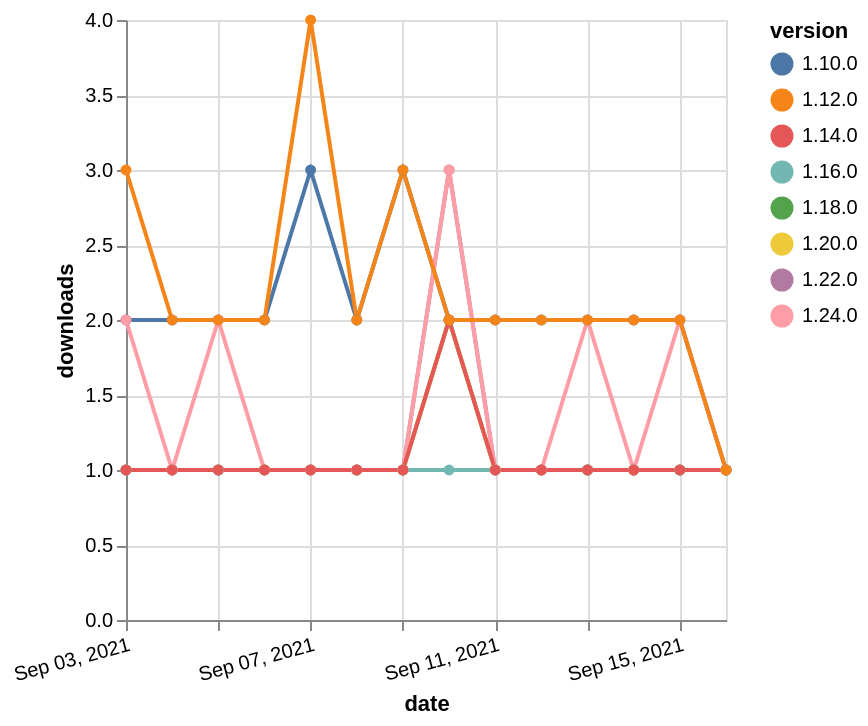

Specify this chart in Vega-Lite:
### Vega-Lite specification from a JSON file in a GitHub repository (floating-point values rounded to 4 significant figures)
{"$schema": "https://vega.github.io/schema/vega-lite/v5.json", "description": "A simple bar chart with embedded data.", "data": {"values": [{"date": "2021-09-03", "total": 179, "delta": 1, "version": "1.18.0"}, {"date": "2021-09-04", "total": 180, "delta": 1, "version": "1.18.0"}, {"date": "2021-09-05", "total": 181, "delta": 1, "version": "1.18.0"}, {"date": "2021-09-06", "total": 182, "delta": 1, "version": "1.18.0"}, {"date": "2021-09-07", "total": 183, "delta": 1, "version": "1.18.0"}, {"date": "2021-09-08", "total": 184, "delta": 1, "version": "1.18.0"}, {"date": "2021-09-09", "total": 185, "delta": 1, "version": "1.18.0"}, {"date": "2021-09-10", "total": 187, "delta": 2, "version": "1.18.0"}, {"date": "2021-09-11", "total": 188, "delta": 1, "version": "1.18.0"}, {"date": "2021-09-12", "total": 189, "delta": 1, "version": "1.18.0"}, {"date": "2021-09-13", "total": 190, "delta": 1, "version": "1.18.0"}, {"date": "2021-09-14", "total": 191, "delta": 1, "version": "1.18.0"}, {"date": "2021-09-15", "total": 192, "delta": 1, "version": "1.18.0"}, {"date": "2021-09-16", "total": 193, "delta": 1, "version": "1.18.0"}, {"date": "2021-09-03", "total": 175, "delta": 1, "version": "1.22.0"}, {"date": "2021-09-04", "total": 176, "delta": 1, "version": "1.22.0"}, {"date": "2021-09-05", "total": 177, "delta": 1, "version": "1.22.0"}, {"date": "2021-09-06", "total": 178, "delta": 1, "version": "1.22.0"}, {"date": "2021-09-07", "total": 179, "delta": 1, "version": "1.22.0"}, {"date": "2021-09-08", "total": 180, "delta": 1, "version": "1.22.0"}, {"date": "2021-09-09", "total": 181, "delta": 1, "version": "1.22.0"}, {"date": "2021-09-10", "total": 184, "delta": 3, "version": "1.22.0"}, {"date": "2021-09-11", "total": 185, "delta": 1, "version": "1.22.0"}, {"date": "2021-09-12", "total": 186, "delta": 1, "version": "1.22.0"}, {"date": "2021-09-13", "total": 187, "delta": 1, "version": "1.22.0"}, {"date": "2021-09-14", "total": 188, "delta": 1, "version": "1.22.0"}, {"date": "2021-09-15", "total": 189, "delta": 1, "version": "1.22.0"}, {"date": "2021-09-16", "total": 190, "delta": 1, "version": "1.22.0"}, {"date": "2021-09-03", "total": 2290, "delta": 2, "version": "1.10.0"}, {"date": "2021-09-04", "total": 2292, "delta": 2, "version": "1.10.0"}, {"date": "2021-09-05", "total": 2294, "delta": 2, "version": "1.10.0"}, {"date": "2021-09-06", "total": 2296, "delta": 2, "version": "1.10.0"}, {"date": "2021-09-07", "total": 2299, "delta": 3, "version": "1.10.0"}, {"date": "2021-09-08", "total": 2301, "delta": 2, "version": "1.10.0"}, {"date": "2021-09-09", "total": 2304, "delta": 3, "version": "1.10.0"}, {"date": "2021-09-10", "total": 2306, "delta": 2, "version": "1.10.0"}, {"date": "2021-09-11", "total": 2308, "delta": 2, "version": "1.10.0"}, {"date": "2021-09-12", "total": 2310, "delta": 2, "version": "1.10.0"}, {"date": "2021-09-13", "total": 2312, "delta": 2, "version": "1.10.0"}, {"date": "2021-09-14", "total": 2314, "delta": 2, "version": "1.10.0"}, {"date": "2021-09-15", "total": 2316, "delta": 2, "version": "1.10.0"}, {"date": "2021-09-16", "total": 2317, "delta": 1, "version": "1.10.0"}, {"date": "2021-09-03", "total": 152, "delta": 1, "version": "1.20.0"}, {"date": "2021-09-04", "total": 153, "delta": 1, "version": "1.20.0"}, {"date": "2021-09-05", "total": 154, "delta": 1, "version": "1.20.0"}, {"date": "2021-09-06", "total": 155, "delta": 1, "version": "1.20.0"}, {"date": "2021-09-07", "total": 156, "delta": 1, "version": "1.20.0"}, {"date": "2021-09-08", "total": 157, "delta": 1, "version": "1.20.0"}, {"date": "2021-09-09", "total": 158, "delta": 1, "version": "1.20.0"}, {"date": "2021-09-10", "total": 160, "delta": 2, "version": "1.20.0"}, {"date": "2021-09-11", "total": 161, "delta": 1, "version": "1.20.0"}, {"date": "2021-09-12", "total": 162, "delta": 1, "version": "1.20.0"}, {"date": "2021-09-13", "total": 163, "delta": 1, "version": "1.20.0"}, {"date": "2021-09-14", "total": 164, "delta": 1, "version": "1.20.0"}, {"date": "2021-09-15", "total": 165, "delta": 1, "version": "1.20.0"}, {"date": "2021-09-16", "total": 166, "delta": 1, "version": "1.20.0"}, {"date": "2021-09-03", "total": 188, "delta": 1, "version": "1.16.0"}, {"date": "2021-09-04", "total": 189, "delta": 1, "version": "1.16.0"}, {"date": "2021-09-05", "total": 190, "delta": 1, "version": "1.16.0"}, {"date": "2021-09-06", "total": 191, "delta": 1, "version": "1.16.0"}, {"date": "2021-09-07", "total": 192, "delta": 1, "version": "1.16.0"}, {"date": "2021-09-08", "total": 193, "delta": 1, "version": "1.16.0"}, {"date": "2021-09-09", "total": 194, "delta": 1, "version": "1.16.0"}, {"date": "2021-09-10", "total": 195, "delta": 1, "version": "1.16.0"}, {"date": "2021-09-11", "total": 196, "delta": 1, "version": "1.16.0"}, {"date": "2021-09-12", "total": 197, "delta": 1, "version": "1.16.0"}, {"date": "2021-09-13", "total": 198, "delta": 1, "version": "1.16.0"}, {"date": "2021-09-14", "total": 199, "delta": 1, "version": "1.16.0"}, {"date": "2021-09-15", "total": 200, "delta": 1, "version": "1.16.0"}, {"date": "2021-09-16", "total": 201, "delta": 1, "version": "1.16.0"}, {"date": "2021-09-03", "total": 120, "delta": 2, "version": "1.24.0"}, {"date": "2021-09-04", "total": 121, "delta": 1, "version": "1.24.0"}, {"date": "2021-09-05", "total": 123, "delta": 2, "version": "1.24.0"}, {"date": "2021-09-06", "total": 124, "delta": 1, "version": "1.24.0"}, {"date": "2021-09-07", "total": 125, "delta": 1, "version": "1.24.0"}, {"date": "2021-09-08", "total": 126, "delta": 1, "version": "1.24.0"}, {"date": "2021-09-09", "total": 127, "delta": 1, "version": "1.24.0"}, {"date": "2021-09-10", "total": 130, "delta": 3, "version": "1.24.0"}, {"date": "2021-09-11", "total": 131, "delta": 1, "version": "1.24.0"}, {"date": "2021-09-12", "total": 132, "delta": 1, "version": "1.24.0"}, {"date": "2021-09-13", "total": 134, "delta": 2, "version": "1.24.0"}, {"date": "2021-09-14", "total": 135, "delta": 1, "version": "1.24.0"}, {"date": "2021-09-15", "total": 137, "delta": 2, "version": "1.24.0"}, {"date": "2021-09-16", "total": 138, "delta": 1, "version": "1.24.0"}, {"date": "2021-09-03", "total": 366, "delta": 1, "version": "1.14.0"}, {"date": "2021-09-04", "total": 367, "delta": 1, "version": "1.14.0"}, {"date": "2021-09-05", "total": 368, "delta": 1, "version": "1.14.0"}, {"date": "2021-09-06", "total": 369, "delta": 1, "version": "1.14.0"}, {"date": "2021-09-07", "total": 370, "delta": 1, "version": "1.14.0"}, {"date": "2021-09-08", "total": 371, "delta": 1, "version": "1.14.0"}, {"date": "2021-09-09", "total": 372, "delta": 1, "version": "1.14.0"}, {"date": "2021-09-10", "total": 374, "delta": 2, "version": "1.14.0"}, {"date": "2021-09-11", "total": 375, "delta": 1, "version": "1.14.0"}, {"date": "2021-09-12", "total": 376, "delta": 1, "version": "1.14.0"}, {"date": "2021-09-13", "total": 377, "delta": 1, "version": "1.14.0"}, {"date": "2021-09-14", "total": 378, "delta": 1, "version": "1.14.0"}, {"date": "2021-09-15", "total": 379, "delta": 1, "version": "1.14.0"}, {"date": "2021-09-16", "total": 380, "delta": 1, "version": "1.14.0"}, {"date": "2021-09-03", "total": 2408, "delta": 3, "version": "1.12.0"}, {"date": "2021-09-04", "total": 2410, "delta": 2, "version": "1.12.0"}, {"date": "2021-09-05", "total": 2412, "delta": 2, "version": "1.12.0"}, {"date": "2021-09-06", "total": 2414, "delta": 2, "version": "1.12.0"}, {"date": "2021-09-07", "total": 2418, "delta": 4, "version": "1.12.0"}, {"date": "2021-09-08", "total": 2420, "delta": 2, "version": "1.12.0"}, {"date": "2021-09-09", "total": 2423, "delta": 3, "version": "1.12.0"}, {"date": "2021-09-10", "total": 2425, "delta": 2, "version": "1.12.0"}, {"date": "2021-09-11", "total": 2427, "delta": 2, "version": "1.12.0"}, {"date": "2021-09-12", "total": 2429, "delta": 2, "version": "1.12.0"}, {"date": "2021-09-13", "total": 2431, "delta": 2, "version": "1.12.0"}, {"date": "2021-09-14", "total": 2433, "delta": 2, "version": "1.12.0"}, {"date": "2021-09-15", "total": 2435, "delta": 2, "version": "1.12.0"}, {"date": "2021-09-16", "total": 2436, "delta": 1, "version": "1.12.0"}]}, "width": "container", "mark": {"type": "line", "point": {"filled": true}}, "encoding": {"x": {"field": "date", "type": "temporal", "timeUnit": "yearmonthdate", "title": "date", "axis": {"labelAngle": -15}}, "y": {"field": "delta", "type": "quantitative", "title": "downloads"}, "color": {"field": "version", "type": "nominal"}, "tooltip": {"field": "delta"}}}
